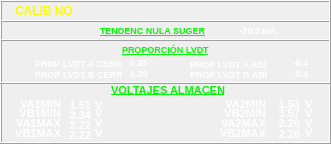
  <widget class="QFrame" name="frCALIB_3">
   <property name="geometry">
    <rect>
     <x>691</x>
     <y>195</y>
     <width>331</width>
     <height>144</height>
    </rect>
   </property>
   <property name="frameShape">
    <enum>QFrame::Box</enum>
   </property>
   <property name="frameShadow">
    <enum>QFrame::Raised</enum>
   </property>
   <widget class="QFrame" name="frCALIB_Sub1_4">
    <property name="geometry">
     <rect>
      <x>0</x>
      <y>20</y>
      <width>331</width>
      <height>21</height>
     </rect>
    </property>
    <property name="frameShape">
     <enum>QFrame::Box</enum>
    </property>
    <property name="frameShadow">
     <enum>QFrame::Raised</enum>
    </property>
    <widget class="QLabel" name="lbTENSUGT_4">
     <property name="geometry">
      <rect>
       <x>100</x>
       <y>2</y>
       <width>120</width>
       <height>16</height>
      </rect>
     </property>
     <property name="font">
      <font>
       <pointsize>7</pointsize>
       <weight>75</weight>
       <bold>true</bold>
       <underline>true</underline>
      </font>
     </property>
     <property name="layoutDirection">
      <enum>Qt::LeftToRight</enum>
     </property>
     <property name="styleSheet">
      <string notr="true">background-color: rgba(255, 255, 255, 0);
color: rgb(8, 247, 8);</string>
     </property>
     <property name="text">
      <string>TENDENC NULA SUGER</string>
     </property>
    </widget>
    <widget class="QLabel" name="lbTENSUGU_4">
     <property name="geometry">
      <rect>
       <x>262</x>
       <y>2</y>
       <width>41</width>
       <height>16</height>
      </rect>
     </property>
     <property name="font">
      <font>
       <pointsize>7</pointsize>
       <weight>75</weight>
       <bold>true</bold>
       <underline>false</underline>
      </font>
     </property>
     <property name="layoutDirection">
      <enum>Qt::LeftToRight</enum>
     </property>
     <property name="styleSheet">
      <string notr="true">background-color: rgba(255, 255, 255, 0);
color: rgb(255, 255, 255);</string>
     </property>
     <property name="text">
      <string>mA</string>
     </property>
    </widget>
    <widget class="QLabel" name="lbTENSUG_4">
     <property name="geometry">
      <rect>
       <x>220</x>
       <y>2</y>
       <width>40</width>
       <height>16</height>
      </rect>
     </property>
     <property name="font">
      <font>
       <pointsize>7</pointsize>
       <weight>75</weight>
       <bold>true</bold>
       <underline>false</underline>
      </font>
     </property>
     <property name="layoutDirection">
      <enum>Qt::LeftToRight</enum>
     </property>
     <property name="styleSheet">
      <string notr="true">background-color: rgba(255, 255, 255, 0);
color: rgb(255, 255, 255);</string>
     </property>
     <property name="text">
      <string>-20.0</string>
     </property>
     <property name="alignment">
      <set>Qt::AlignRight|Qt::AlignTrailing|Qt::AlignVCenter</set>
     </property>
    </widget>
   </widget>
   <widget class="QFrame" name="frCALIB_Sub2_4">
    <property name="geometry">
     <rect>
      <x>0</x>
      <y>39</y>
      <width>331</width>
      <height>45</height>
     </rect>
    </property>
    <property name="frameShape">
     <enum>QFrame::Box</enum>
    </property>
    <property name="frameShadow">
     <enum>QFrame::Raised</enum>
    </property>
    <widget class="QLabel" name="lbTENSUG_5">
     <property name="geometry">
      <rect>
       <x>122</x>
       <y>0</y>
       <width>120</width>
       <height>20</height>
      </rect>
     </property>
     <property name="font">
      <font>
       <pointsize>7</pointsize>
       <weight>75</weight>
       <bold>true</bold>
       <underline>true</underline>
      </font>
     </property>
     <property name="layoutDirection">
      <enum>Qt::LeftToRight</enum>
     </property>
     <property name="styleSheet">
      <string notr="true">background-color: rgba(255, 255, 255, 0);
color: rgb(8, 247, 8);</string>
     </property>
     <property name="text">
      <string>PROPORCIÓN LVDT</string>
     </property>
    </widget>
    <widget class="QLabel" name="lbImpLVD_13">
     <property name="geometry">
      <rect>
       <x>130</x>
       <y>15</y>
       <width>51</width>
       <height>16</height>
      </rect>
     </property>
     <property name="font">
      <font>
       <pointsize>7</pointsize>
       <weight>75</weight>
       <bold>true</bold>
       <underline>false</underline>
      </font>
     </property>
     <property name="layoutDirection">
      <enum>Qt::LeftToRight</enum>
     </property>
     <property name="styleSheet">
      <string notr="true">background-color: rgba(255, 255, 255, 0);
color: rgb(255, 255, 255);</string>
     </property>
     <property name="text">
      <string>0.20</string>
     </property>
     <property name="alignment">
      <set>Qt::AlignLeading|Qt::AlignLeft|Qt::AlignVCenter</set>
     </property>
    </widget>
    <widget class="QLabel" name="lbImpLVDT_13">
     <property name="geometry">
      <rect>
       <x>35</x>
       <y>14</y>
       <width>91</width>
       <height>20</height>
      </rect>
     </property>
     <property name="font">
      <font>
       <pointsize>7</pointsize>
       <weight>75</weight>
       <bold>true</bold>
       <underline>false</underline>
      </font>
     </property>
     <property name="layoutDirection">
      <enum>Qt::LeftToRight</enum>
     </property>
     <property name="styleSheet">
      <string notr="true">background-color: rgba(255, 255, 255, 0);
color: rgb(255, 255, 255);</string>
     </property>
     <property name="text">
      <string>PROP LVDT A CERR</string>
     </property>
    </widget>
    <widget class="QLabel" name="lbImpLVDT_14">
     <property name="geometry">
      <rect>
       <x>35</x>
       <y>25</y>
       <width>91</width>
       <height>20</height>
      </rect>
     </property>
     <property name="font">
      <font>
       <pointsize>7</pointsize>
       <weight>75</weight>
       <bold>true</bold>
       <underline>false</underline>
      </font>
     </property>
     <property name="layoutDirection">
      <enum>Qt::LeftToRight</enum>
     </property>
     <property name="styleSheet">
      <string notr="true">background-color: rgba(255, 255, 255, 0);
color: rgb(255, 255, 255);</string>
     </property>
     <property name="text">
      <string>PROP LVDT B CERR</string>
     </property>
    </widget>
    <widget class="QLabel" name="lbImpLVD_14">
     <property name="geometry">
      <rect>
       <x>130</x>
       <y>26</y>
       <width>51</width>
       <height>16</height>
      </rect>
     </property>
     <property name="font">
      <font>
       <pointsize>7</pointsize>
       <weight>75</weight>
       <bold>true</bold>
       <underline>false</underline>
      </font>
     </property>
     <property name="layoutDirection">
      <enum>Qt::LeftToRight</enum>
     </property>
     <property name="styleSheet">
      <string notr="true">background-color: rgba(255, 255, 255, 0);
color: rgb(255, 255, 255);</string>
     </property>
     <property name="text">
      <string>0.20</string>
     </property>
     <property name="alignment">
      <set>Qt::AlignLeading|Qt::AlignLeft|Qt::AlignVCenter</set>
     </property>
    </widget>
    <widget class="QLabel" name="lbImpLVDT_15">
     <property name="geometry">
      <rect>
       <x>190</x>
       <y>15</y>
       <width>91</width>
       <height>20</height>
      </rect>
     </property>
     <property name="font">
      <font>
       <pointsize>7</pointsize>
       <weight>75</weight>
       <bold>true</bold>
       <underline>false</underline>
      </font>
     </property>
     <property name="layoutDirection">
      <enum>Qt::LeftToRight</enum>
     </property>
     <property name="styleSheet">
      <string notr="true">background-color: rgba(255, 255, 255, 0);
color: rgb(255, 255, 255);</string>
     </property>
     <property name="text">
      <string>PROP LVDT A ABl</string>
     </property>
    </widget>
    <widget class="QLabel" name="lbImpLVD_15">
     <property name="geometry">
      <rect>
       <x>293</x>
       <y>15</y>
       <width>51</width>
       <height>16</height>
      </rect>
     </property>
     <property name="font">
      <font>
       <pointsize>7</pointsize>
       <weight>75</weight>
       <bold>true</bold>
       <underline>false</underline>
      </font>
     </property>
     <property name="layoutDirection">
      <enum>Qt::LeftToRight</enum>
     </property>
     <property name="styleSheet">
      <string notr="true">background-color: rgba(255, 255, 255, 0);
color: rgb(255, 255, 255);</string>
     </property>
     <property name="text">
      <string>-0.4</string>
     </property>
     <property name="alignment">
      <set>Qt::AlignLeading|Qt::AlignLeft|Qt::AlignVCenter</set>
     </property>
    </widget>
    <widget class="QLabel" name="lbImpLVD_16">
     <property name="geometry">
      <rect>
       <x>293</x>
       <y>26</y>
       <width>51</width>
       <height>16</height>
      </rect>
     </property>
     <property name="font">
      <font>
       <pointsize>7</pointsize>
       <weight>75</weight>
       <bold>true</bold>
       <underline>false</underline>
      </font>
     </property>
     <property name="layoutDirection">
      <enum>Qt::LeftToRight</enum>
     </property>
     <property name="styleSheet">
      <string notr="true">background-color: rgba(255, 255, 255, 0);
color: rgb(255, 255, 255);</string>
     </property>
     <property name="text">
      <string>-0.4</string>
     </property>
     <property name="alignment">
      <set>Qt::AlignLeading|Qt::AlignLeft|Qt::AlignVCenter</set>
     </property>
    </widget>
    <widget class="QLabel" name="lbImpLVDT_16">
     <property name="geometry">
      <rect>
       <x>190</x>
       <y>25</y>
       <width>91</width>
       <height>20</height>
      </rect>
     </property>
     <property name="font">
      <font>
       <pointsize>7</pointsize>
       <weight>75</weight>
       <bold>true</bold>
       <underline>false</underline>
      </font>
     </property>
     <property name="layoutDirection">
      <enum>Qt::LeftToRight</enum>
     </property>
     <property name="styleSheet">
      <string notr="true">background-color: rgba(255, 255, 255, 0);
color: rgb(255, 255, 255);</string>
     </property>
     <property name="text">
      <string>PROP LVDT B ABl</string>
     </property>
    </widget>
   </widget>
   <widget class="QLabel" name="lbCALIB_3">
    <property name="geometry">
     <rect>
      <x>15</x>
      <y>3</y>
      <width>81</width>
      <height>16</height>
     </rect>
    </property>
    <property name="font">
     <font>
      <pointsize>9</pointsize>
      <weight>75</weight>
      <bold>true</bold>
      <underline>false</underline>
     </font>
    </property>
    <property name="layoutDirection">
     <enum>Qt::LeftToRight</enum>
    </property>
    <property name="styleSheet">
     <string notr="true">background-color: rgba(255, 255, 255, 0);
color: rgb(252, 252, 3);</string>
    </property>
    <property name="text">
     <string>CALIB NO</string>
    </property>
   </widget>
   <widget class="QLabel" name="lbTENSUGT_10">
    <property name="geometry">
     <rect>
      <x>111</x>
      <y>80</y>
      <width>120</width>
      <height>21</height>
     </rect>
    </property>
    <property name="font">
     <font>
      <pointsize>8</pointsize>
      <weight>75</weight>
      <bold>true</bold>
      <underline>true</underline>
     </font>
    </property>
    <property name="layoutDirection">
     <enum>Qt::LeftToRight</enum>
    </property>
    <property name="styleSheet">
     <string notr="true">background-color: rgba(255, 255, 255, 0);
color: rgb(8, 247, 8);</string>
    </property>
    <property name="text">
     <string>VOLTAJES ALMACEN</string>
    </property>
   </widget>
   <widget class="QLabel" name="lbVolALMT_25">
    <property name="geometry">
     <rect>
      <x>10</x>
      <y>96</y>
      <width>51</width>
      <height>16</height>
     </rect>
    </property>
    <property name="font">
     <font>
      <pointsize>8</pointsize>
      <weight>75</weight>
      <bold>true</bold>
      <underline>false</underline>
     </font>
    </property>
    <property name="layoutDirection">
     <enum>Qt::LeftToRight</enum>
    </property>
    <property name="styleSheet">
     <string notr="true">background-color: rgba(255, 255, 255, 0);
color: rgb(255, 255, 255);</string>
    </property>
    <property name="text">
     <string>VA1MIN</string>
    </property>
    <property name="alignment">
     <set>Qt::AlignRight|Qt::AlignTrailing|Qt::AlignVCenter</set>
    </property>
   </widget>
   <widget class="QLabel" name="lbVolALM_25">
    <property name="geometry">
     <rect>
      <x>56</x>
      <y>95</y>
      <width>35</width>
      <height>20</height>
     </rect>
    </property>
    <property name="font">
     <font>
      <pointsize>8</pointsize>
      <weight>75</weight>
      <bold>true</bold>
      <underline>false</underline>
     </font>
    </property>
    <property name="layoutDirection">
     <enum>Qt::LeftToRight</enum>
    </property>
    <property name="styleSheet">
     <string notr="true">background-color: rgba(255, 255, 255, 0);
color: rgb(255, 255, 255);</string>
    </property>
    <property name="text">
     <string>1.51</string>
    </property>
    <property name="alignment">
     <set>Qt::AlignRight|Qt::AlignTrailing|Qt::AlignVCenter</set>
    </property>
   </widget>
   <widget class="QLabel" name="lbVolALMU_25">
    <property name="geometry">
     <rect>
      <x>95</x>
      <y>97</y>
      <width>31</width>
      <height>16</height>
     </rect>
    </property>
    <property name="font">
     <font>
      <pointsize>8</pointsize>
      <weight>75</weight>
      <bold>true</bold>
      <underline>false</underline>
     </font>
    </property>
    <property name="layoutDirection">
     <enum>Qt::LeftToRight</enum>
    </property>
    <property name="styleSheet">
     <string notr="true">background-color: rgba(255, 255, 255, 0);
color: rgb(255, 255, 255);</string>
    </property>
    <property name="text">
     <string>V</string>
    </property>
   </widget>
   <widget class="QLabel" name="lbVolALMU_26">
    <property name="geometry">
     <rect>
      <x>95</x>
      <y>105</y>
      <width>31</width>
      <height>16</height>
     </rect>
    </property>
    <property name="font">
     <font>
      <pointsize>8</pointsize>
      <weight>75</weight>
      <bold>true</bold>
      <underline>false</underline>
     </font>
    </property>
    <property name="layoutDirection">
     <enum>Qt::LeftToRight</enum>
    </property>
    <property name="styleSheet">
     <string notr="true">background-color: rgba(255, 255, 255, 0);
color: rgb(255, 255, 255);</string>
    </property>
    <property name="text">
     <string>V</string>
    </property>
   </widget>
   <widget class="QLabel" name="lbVolALMT_26">
    <property name="geometry">
     <rect>
      <x>10</x>
      <y>105</y>
      <width>51</width>
      <height>16</height>
     </rect>
    </property>
    <property name="font">
     <font>
      <pointsize>8</pointsize>
      <weight>75</weight>
      <bold>true</bold>
      <underline>false</underline>
     </font>
    </property>
    <property name="layoutDirection">
     <enum>Qt::LeftToRight</enum>
    </property>
    <property name="styleSheet">
     <string notr="true">background-color: rgba(255, 255, 255, 0);
color: rgb(255, 255, 255);</string>
    </property>
    <property name="text">
     <string>VB1MIN</string>
    </property>
    <property name="alignment">
     <set>Qt::AlignRight|Qt::AlignTrailing|Qt::AlignVCenter</set>
    </property>
   </widget>
   <widget class="QLabel" name="lbVolALM_26">
    <property name="geometry">
     <rect>
      <x>56</x>
      <y>105</y>
      <width>35</width>
      <height>20</height>
     </rect>
    </property>
    <property name="font">
     <font>
      <pointsize>8</pointsize>
      <weight>75</weight>
      <bold>true</bold>
      <underline>false</underline>
     </font>
    </property>
    <property name="layoutDirection">
     <enum>Qt::LeftToRight</enum>
    </property>
    <property name="styleSheet">
     <string notr="true">background-color: rgba(255, 255, 255, 0);
color: rgb(255, 255, 255);</string>
    </property>
    <property name="text">
     <string>3.34</string>
    </property>
    <property name="alignment">
     <set>Qt::AlignRight|Qt::AlignTrailing|Qt::AlignVCenter</set>
    </property>
   </widget>
   <widget class="QLabel" name="lbVolALM_27">
    <property name="geometry">
     <rect>
      <x>56</x>
      <y>115</y>
      <width>35</width>
      <height>20</height>
     </rect>
    </property>
    <property name="font">
     <font>
      <pointsize>8</pointsize>
      <weight>75</weight>
      <bold>true</bold>
      <underline>false</underline>
     </font>
    </property>
    <property name="layoutDirection">
     <enum>Qt::LeftToRight</enum>
    </property>
    <property name="styleSheet">
     <string notr="true">background-color: rgba(255, 255, 255, 0);
color: rgb(255, 255, 255);</string>
    </property>
    <property name="text">
     <string>2.22</string>
    </property>
    <property name="alignment">
     <set>Qt::AlignRight|Qt::AlignTrailing|Qt::AlignVCenter</set>
    </property>
   </widget>
   <widget class="QLabel" name="lbVolALMT_27">
    <property name="geometry">
     <rect>
      <x>10</x>
      <y>115</y>
      <width>51</width>
      <height>16</height>
     </rect>
    </property>
    <property name="font">
     <font>
      <pointsize>8</pointsize>
      <weight>75</weight>
      <bold>true</bold>
      <underline>false</underline>
     </font>
    </property>
    <property name="layoutDirection">
     <enum>Qt::LeftToRight</enum>
    </property>
    <property name="styleSheet">
     <string notr="true">background-color: rgba(255, 255, 255, 0);
color: rgb(255, 255, 255);</string>
    </property>
    <property name="text">
     <string>VA1MAX</string>
    </property>
    <property name="alignment">
     <set>Qt::AlignRight|Qt::AlignTrailing|Qt::AlignVCenter</set>
    </property>
   </widget>
   <widget class="QLabel" name="lbVolALMU_27">
    <property name="geometry">
     <rect>
      <x>95</x>
      <y>115</y>
      <width>31</width>
      <height>16</height>
     </rect>
    </property>
    <property name="font">
     <font>
      <pointsize>8</pointsize>
      <weight>75</weight>
      <bold>true</bold>
      <underline>false</underline>
     </font>
    </property>
    <property name="layoutDirection">
     <enum>Qt::LeftToRight</enum>
    </property>
    <property name="styleSheet">
     <string notr="true">background-color: rgba(255, 255, 255, 0);
color: rgb(255, 255, 255);</string>
    </property>
    <property name="text">
     <string>V</string>
    </property>
   </widget>
   <widget class="QLabel" name="lbVolALM_28">
    <property name="geometry">
     <rect>
      <x>56</x>
      <y>125</y>
      <width>35</width>
      <height>20</height>
     </rect>
    </property>
    <property name="font">
     <font>
      <pointsize>8</pointsize>
      <weight>75</weight>
      <bold>true</bold>
      <underline>false</underline>
     </font>
    </property>
    <property name="layoutDirection">
     <enum>Qt::LeftToRight</enum>
    </property>
    <property name="styleSheet">
     <string notr="true">background-color: rgba(255, 255, 255, 0);
color: rgb(255, 255, 255);</string>
    </property>
    <property name="text">
     <string>2.22</string>
    </property>
    <property name="alignment">
     <set>Qt::AlignRight|Qt::AlignTrailing|Qt::AlignVCenter</set>
    </property>
   </widget>
   <widget class="QLabel" name="lbVolALMU_28">
    <property name="geometry">
     <rect>
      <x>95</x>
      <y>125</y>
      <width>31</width>
      <height>16</height>
     </rect>
    </property>
    <property name="font">
     <font>
      <pointsize>8</pointsize>
      <weight>75</weight>
      <bold>true</bold>
      <underline>false</underline>
     </font>
    </property>
    <property name="layoutDirection">
     <enum>Qt::LeftToRight</enum>
    </property>
    <property name="styleSheet">
     <string notr="true">background-color: rgba(255, 255, 255, 0);
color: rgb(255, 255, 255);</string>
    </property>
    <property name="text">
     <string>V</string>
    </property>
   </widget>
   <widget class="QLabel" name="lbVolALMT_28">
    <property name="geometry">
     <rect>
      <x>10</x>
      <y>125</y>
      <width>51</width>
      <height>16</height>
     </rect>
    </property>
    <property name="font">
     <font>
      <pointsize>8</pointsize>
      <weight>75</weight>
      <bold>true</bold>
      <underline>false</underline>
     </font>
    </property>
    <property name="layoutDirection">
     <enum>Qt::LeftToRight</enum>
    </property>
    <property name="styleSheet">
     <string notr="true">background-color: rgba(255, 255, 255, 0);
color: rgb(255, 255, 255);</string>
    </property>
    <property name="text">
     <string>VB1MAX</string>
    </property>
    <property name="alignment">
     <set>Qt::AlignRight|Qt::AlignTrailing|Qt::AlignVCenter</set>
    </property>
   </widget>
   <widget class="QLabel" name="lbVolALM_29">
    <property name="geometry">
     <rect>
      <x>265</x>
      <y>94</y>
      <width>35</width>
      <height>20</height>
     </rect>
    </property>
    <property name="font">
     <font>
      <pointsize>8</pointsize>
      <weight>75</weight>
      <bold>true</bold>
      <underline>false</underline>
     </font>
    </property>
    <property name="layoutDirection">
     <enum>Qt::LeftToRight</enum>
    </property>
    <property name="styleSheet">
     <string notr="true">background-color: rgba(255, 255, 255, 0);
color: rgb(255, 255, 255);</string>
    </property>
    <property name="text">
     <string>1.53</string>
    </property>
    <property name="alignment">
     <set>Qt::AlignRight|Qt::AlignTrailing|Qt::AlignVCenter</set>
    </property>
   </widget>
   <widget class="QLabel" name="lbVolALMU_29">
    <property name="geometry">
     <rect>
      <x>305</x>
      <y>96</y>
      <width>31</width>
      <height>16</height>
     </rect>
    </property>
    <property name="font">
     <font>
      <pointsize>8</pointsize>
      <weight>75</weight>
      <bold>true</bold>
      <underline>false</underline>
     </font>
    </property>
    <property name="layoutDirection">
     <enum>Qt::LeftToRight</enum>
    </property>
    <property name="styleSheet">
     <string notr="true">background-color: rgba(255, 255, 255, 0);
color: rgb(255, 255, 255);</string>
    </property>
    <property name="text">
     <string>V</string>
    </property>
   </widget>
   <widget class="QLabel" name="lbVolALMT_29">
    <property name="geometry">
     <rect>
      <x>215</x>
      <y>96</y>
      <width>51</width>
      <height>16</height>
     </rect>
    </property>
    <property name="font">
     <font>
      <pointsize>8</pointsize>
      <weight>75</weight>
      <bold>true</bold>
      <underline>false</underline>
     </font>
    </property>
    <property name="layoutDirection">
     <enum>Qt::LeftToRight</enum>
    </property>
    <property name="styleSheet">
     <string notr="true">background-color: rgba(255, 255, 255, 0);
color: rgb(255, 255, 255);</string>
    </property>
    <property name="text">
     <string>VA2MIN</string>
    </property>
    <property name="alignment">
     <set>Qt::AlignRight|Qt::AlignTrailing|Qt::AlignVCenter</set>
    </property>
   </widget>
   <widget class="QLabel" name="lbVolALMU_30">
    <property name="geometry">
     <rect>
      <x>305</x>
      <y>105</y>
      <width>31</width>
      <height>16</height>
     </rect>
    </property>
    <property name="font">
     <font>
      <pointsize>8</pointsize>
      <weight>75</weight>
      <bold>true</bold>
      <underline>false</underline>
     </font>
    </property>
    <property name="layoutDirection">
     <enum>Qt::LeftToRight</enum>
    </property>
    <property name="styleSheet">
     <string notr="true">background-color: rgba(255, 255, 255, 0);
color: rgb(255, 255, 255);</string>
    </property>
    <property name="text">
     <string>V</string>
    </property>
   </widget>
   <widget class="QLabel" name="lbVolALMT_30">
    <property name="geometry">
     <rect>
      <x>215</x>
      <y>105</y>
      <width>51</width>
      <height>16</height>
     </rect>
    </property>
    <property name="font">
     <font>
      <pointsize>8</pointsize>
      <weight>75</weight>
      <bold>true</bold>
      <underline>false</underline>
     </font>
    </property>
    <property name="layoutDirection">
     <enum>Qt::LeftToRight</enum>
    </property>
    <property name="styleSheet">
     <string notr="true">background-color: rgba(255, 255, 255, 0);
color: rgb(255, 255, 255);</string>
    </property>
    <property name="text">
     <string>VB2MIN</string>
    </property>
    <property name="alignment">
     <set>Qt::AlignRight|Qt::AlignTrailing|Qt::AlignVCenter</set>
    </property>
   </widget>
   <widget class="QLabel" name="lbVolALM_30">
    <property name="geometry">
     <rect>
      <x>265</x>
      <y>106</y>
      <width>35</width>
      <height>15</height>
     </rect>
    </property>
    <property name="font">
     <font>
      <pointsize>8</pointsize>
      <weight>75</weight>
      <bold>true</bold>
      <underline>false</underline>
     </font>
    </property>
    <property name="layoutDirection">
     <enum>Qt::LeftToRight</enum>
    </property>
    <property name="styleSheet">
     <string notr="true">background-color: rgba(255, 255, 255, 0);
color: rgb(255, 255, 255);</string>
    </property>
    <property name="text">
     <string>3.57</string>
    </property>
    <property name="alignment">
     <set>Qt::AlignRight|Qt::AlignTrailing|Qt::AlignVCenter</set>
    </property>
   </widget>
   <widget class="QLabel" name="lbVolALM_31">
    <property name="geometry">
     <rect>
      <x>265</x>
      <y>113</y>
      <width>35</width>
      <height>20</height>
     </rect>
    </property>
    <property name="font">
     <font>
      <pointsize>8</pointsize>
      <weight>75</weight>
      <bold>true</bold>
      <underline>false</underline>
     </font>
    </property>
    <property name="layoutDirection">
     <enum>Qt::LeftToRight</enum>
    </property>
    <property name="styleSheet">
     <string notr="true">background-color: rgba(255, 255, 255, 0);
color: rgb(255, 255, 255);</string>
    </property>
    <property name="text">
     <string>2.26</string>
    </property>
    <property name="alignment">
     <set>Qt::AlignRight|Qt::AlignTrailing|Qt::AlignVCenter</set>
    </property>
   </widget>
   <widget class="QLabel" name="lbVolALMT_31">
    <property name="geometry">
     <rect>
      <x>215</x>
      <y>115</y>
      <width>51</width>
      <height>16</height>
     </rect>
    </property>
    <property name="font">
     <font>
      <pointsize>8</pointsize>
      <weight>75</weight>
      <bold>true</bold>
      <underline>false</underline>
     </font>
    </property>
    <property name="layoutDirection">
     <enum>Qt::LeftToRight</enum>
    </property>
    <property name="styleSheet">
     <string notr="true">background-color: rgba(255, 255, 255, 0);
color: rgb(255, 255, 255);</string>
    </property>
    <property name="text">
     <string>VA2MAX</string>
    </property>
    <property name="alignment">
     <set>Qt::AlignRight|Qt::AlignTrailing|Qt::AlignVCenter</set>
    </property>
   </widget>
   <widget class="QLabel" name="lbVolALMU_31">
    <property name="geometry">
     <rect>
      <x>305</x>
      <y>115</y>
      <width>31</width>
      <height>16</height>
     </rect>
    </property>
    <property name="font">
     <font>
      <pointsize>8</pointsize>
      <weight>75</weight>
      <bold>true</bold>
      <underline>false</underline>
     </font>
    </property>
    <property name="layoutDirection">
     <enum>Qt::LeftToRight</enum>
    </property>
    <property name="styleSheet">
     <string notr="true">background-color: rgba(255, 255, 255, 0);
color: rgb(255, 255, 255);</string>
    </property>
    <property name="text">
     <string>V</string>
    </property>
   </widget>
   <widget class="QLabel" name="lbVolALMU_32">
    <property name="geometry">
     <rect>
      <x>305</x>
      <y>125</y>
      <width>31</width>
      <height>16</height>
     </rect>
    </property>
    <property name="font">
     <font>
      <pointsize>8</pointsize>
      <weight>75</weight>
      <bold>true</bold>
      <underline>false</underline>
     </font>
    </property>
    <property name="layoutDirection">
     <enum>Qt::LeftToRight</enum>
    </property>
    <property name="styleSheet">
     <string notr="true">background-color: rgba(255, 255, 255, 0);
color: rgb(255, 255, 255);</string>
    </property>
    <property name="text">
     <string>V</string>
    </property>
   </widget>
   <widget class="QLabel" name="lbVolALM_32">
    <property name="geometry">
     <rect>
      <x>265</x>
      <y>124</y>
      <width>35</width>
      <height>20</height>
     </rect>
    </property>
    <property name="font">
     <font>
      <pointsize>8</pointsize>
      <weight>75</weight>
      <bold>true</bold>
      <underline>false</underline>
     </font>
    </property>
    <property name="layoutDirection">
     <enum>Qt::LeftToRight</enum>
    </property>
    <property name="styleSheet">
     <string notr="true">background-color: rgba(255, 255, 255, 0);
color: rgb(255, 255, 255);</string>
    </property>
    <property name="text">
     <string>2.26</string>
    </property>
    <property name="alignment">
     <set>Qt::AlignRight|Qt::AlignTrailing|Qt::AlignVCenter</set>
    </property>
   </widget>
   <widget class="QLabel" name="lbVolALMT_32">
    <property name="geometry">
     <rect>
      <x>215</x>
      <y>125</y>
      <width>51</width>
      <height>16</height>
     </rect>
    </property>
    <property name="font">
     <font>
      <pointsize>8</pointsize>
      <weight>75</weight>
      <bold>true</bold>
      <underline>false</underline>
     </font>
    </property>
    <property name="layoutDirection">
     <enum>Qt::LeftToRight</enum>
    </property>
    <property name="styleSheet">
     <string notr="true">background-color: rgba(255, 255, 255, 0);
color: rgb(255, 255, 255);</string>
    </property>
    <property name="text">
     <string>VB2MAX</string>
    </property>
    <property name="alignment">
     <set>Qt::AlignRight|Qt::AlignTrailing|Qt::AlignVCenter</set>
    </property>
   </widget>
  </widget>
